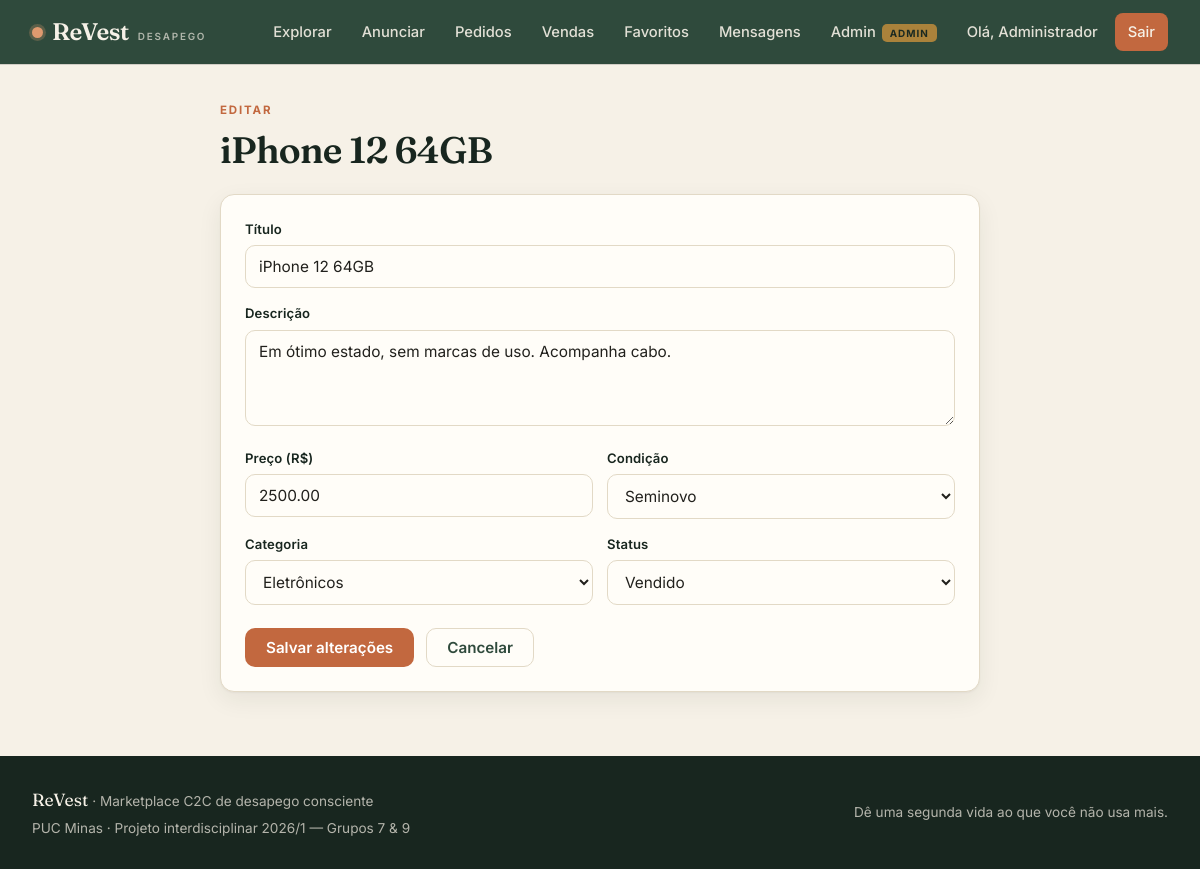
/produto_editar.php?id=1 (signed in), run on the app's committed database.
### tables this page shows
CREATE TABLE `produto` (
  `id_produto` int(11) NOT NULL AUTO_INCREMENT,
  `titulo` varchar(120) NOT NULL,
  `descricao` text NOT NULL,
  `preco` decimal(10,2) NOT NULL,
  `condicao` enum('NOVO','SEMINOVO','USADO') NOT NULL DEFAULT 'USADO',
  `status` enum('DISPONIVEL','RESERVADO','VENDIDO','REMOVIDO') NOT NULL DEFAULT 'DISPONIVEL',
  `dt_publicacao` datetime NOT NULL DEFAULT current_timestamp(),
  `id_vendedor` int(11) NOT NULL,
  `id_categoria` int(11) NOT NULL,
  PRIMARY KEY (`id_produto`),
  KEY `fk_produto_vendedor` (`id_vendedor`),
  KEY `fk_produto_categoria` (`id_categoria`),
  CONSTRAINT `fk_produto_categoria` FOREIGN KEY (`id_categoria`) REFERENCES `categoria` (`id_categoria`) ON UPDATE CASCADE,
  CONSTRAINT `fk_produto_vendedor` FOREIGN KEY (`id_vendedor`) REFERENCES `usuario` (`id_usuario`) ON UPDATE CASCADE,
  CONSTRAINT `ck_produto_preco` CHECK (`preco` > 0)
);

CREATE TABLE `categoria` (
  `id_categoria` int(11) NOT NULL AUTO_INCREMENT,
  `nome` varchar(80) NOT NULL,
  `ativa` tinyint(4) NOT NULL DEFAULT 1,
  PRIMARY KEY (`id_categoria`),
  UNIQUE KEY `uk_categoria_nome` (`nome`)
);

### includes/functions.php (called while the page is built, shortened)
<?php
function e(?string $s): string {
    return htmlspecialchars($s ?? '', ENT_QUOTES, 'UTF-8');
}

### public/produto_editar.php (the view, shortened to what this page needs)
<?php
require_once __DIR__ . '/../config/db.php';
require_once __DIR__ . '/../includes/functions.php';
$id = (int)($_GET['id'] ?? $_POST['id'] ?? 0);
$stmt = $pdo->prepare("SELECT * FROM produto WHERE id_produto=?");
$stmt->execute([$id]);
$prod = $stmt->fetch();
$categorias = $pdo->query("SELECT id_categoria, nome FROM categoria WHERE ativa=1 ORDER BY nome")->fetchAll();
require_once __DIR__.'/../includes/header.php';
?>
<div class="wrap-tight" style="margin:0 auto">
  <p class="eyebrow">Editar</p>
  <h1 class="mb-24"><?= e($prod['titulo']) ?></h1>
  <form method="post" class="card">
    <div class="field"><label for="titulo">Título</label><input type="text" id="titulo" name="titulo" value="<?= e($prod['titulo']) ?>" required></div>
    <div class="field"><label for="descricao">Descrição</label><textarea id="descricao" name="descricao" required><?= e($prod['descricao']) ?></textarea></div>
    <div class="field-row">
      <div class="field"><label for="preco">Preço (R$)</label><input type="number" id="preco" name="preco" min="0.01" step="0.01" value="<?= e((string)$prod['preco']) ?>" required></div>
      <div class="field"><label for="condicao">Condição</label><select id="condicao" name="condicao">
        <?php foreach (['NOVO'=>'Novo','SEMINOVO'=>'Seminovo','USADO'=>'Usado'] as $k=>$v): ?>
          <option value="<?= $k ?>" <?= $prod['condicao']===$k?'selected':'' ?>><?= $v ?></option>
        <?php endforeach; ?>
      </select></div>
    </div>
    <div class="field-row">
      <div class="field"><label for="id_categoria">Categoria</label><select id="id_categoria" name="id_categoria" required>
        <?php foreach ($categorias as $c): ?>
          <option value="<?= $c['id_categoria'] ?>" <?= (int)$prod['id_categoria']===(int)$c['id_categoria']?'selected':'' ?>><?= e($c['nome']) ?></option>
        <?php endforeach; ?>
      </select></div>
      <div class="field"><label for="status">Status</label><select id="status" name="status">
        <?php foreach (['DISPONIVEL'=>'Disponível','RESERVADO'=>'Reservado','VENDIDO'=>'Vendido','REMOVIDO'=>'Removido'] as $k=>$v): ?>
          <option value="<?= $k ?>" <?= $prod['status']===$k?'selected':'' ?>><?= $v ?></option>
        <?php endforeach; ?>
      </select></div>
    </div>
    <div class="flex gap-12 mt-8">
      <button class="btn btn-primary" type="submit">Salvar alterações</button>
      <a class="btn btn-ghost" href="produto_ver.php?id=<?= $id ?>">Cancelar</a>
    </div>
  </form>
</div>
<?php require_once __DIR__.'/../includes/footer.php'; ?>

### public/assets/style.css (style rules this page uses)
:root { --moss: #2f4a3c; --moss-700: #243a2f; --moss-900: #18261f; --clay: #c2683f; --clay-soft: #e09a6f; --cream: #f6f1e7; --cream-deep: #efe7d6; --paper: #fffdf8; --ink: #21201c; --ink-soft: #5a564d; --line: #e2d9c6; --gold: #b8893b; --ok: #3f7d54; --ok-bg: #e6f1ea; --err: #a8412c; --err-bg: #f7e6e0; --warn: #9a6b1d; --warn-bg: #f6ecd6; --radius: 14px; --radius-sm: 9px; --shadow: 0 1px 2px rgba(24,38,31,.04), 0 8px 24px rgba(24,38,31,.07); --shadow-lg: 0 12px 40px rgba(24,38,31,.14); --font-display: 'Fraunces', Georgia, 'Times New Roman', serif; --font-body: 'Inter', -apple-system, BlinkMacSystemFont, 'Segoe UI', sans-serif; }
* { box-sizing: border-box; margin: 0; padding: 0; }
html { scroll-behavior: smooth; }
body { font-family: var(--font-body); background: var(--cream); color: var(--ink); line-height: 1.55; font-size: 16px; -webkit-font-smoothing: antialiased; min-height: 100vh; display: flex; flex-direction: column; }
a { color: var(--clay); text-decoration: none; }
h1, h2, h3 { font-family: var(--font-display); font-weight: 600; letter-spacing: -.02em; color: var(--moss-900); line-height: 1.12; }
h1 { font-size: 2.3rem; }
.eyebrow { font-size: .72rem; font-weight: 700; letter-spacing: .16em; text-transform: uppercase; color: var(--clay); margin-bottom: 9px; }
.btn { display: inline-flex; align-items: center; justify-content: center; gap: 8px; font-family: var(--font-body); font-weight: 600; font-size: .95rem; padding: 11px 20px; border-radius: 10px; border: 1.5px solid transparent; cursor: pointer; transition: transform .08s ease, background .15s ease, box-shadow .15s ease; text-decoration: none; line-height: 1; }
.btn-primary { background: var(--clay); color: #fff; }
.btn-ghost { background: transparent; color: var(--moss); border-color: var(--line); }
.card { background: var(--paper); border: 1px solid var(--line); border-radius: var(--radius); box-shadow: var(--shadow); padding: 24px; }
.field { margin-bottom: 15px; }
.field label { display: block; font-size: .82rem; font-weight: 600; color: var(--moss-900); margin-bottom: 6px; letter-spacing: .01em; }
input[type=text], input[type=email], input[type=password], input[type=tel], input[type=number], input[type=search], input[type=date], select, textarea { width: 100%; font-family: var(--font-body); font-size: .96rem; color: var(--ink); background: var(--paper); border: 1.5px solid var(--line); border-radius: 10px; padding: 11px 13px; transition: border .15s ease, box-shadow .15s ease; }
textarea { resize: vertical; min-height: 96px; }
.field-row { display: grid; grid-template-columns: 1fr 1fr; gap: 14px; }
.flex { display: flex; }
.gap-12 { gap: 12px; }
.mt-8 { margin-top:8px }
.mb-24 { margin-bottom:24px }
.wrap-tight { max-width: 760px; }

### data on the page
produto: titulo "iPhone 12 64GB", descricao "Em ótimo estado, sem marcas de uso. Acompanha cabo.", preco "2500.00", condicao "Seminovo", id_categoria "Eletrônicos", status "Vendido"

### other printed values
explode(' ', uname())[0] "Administrador"
